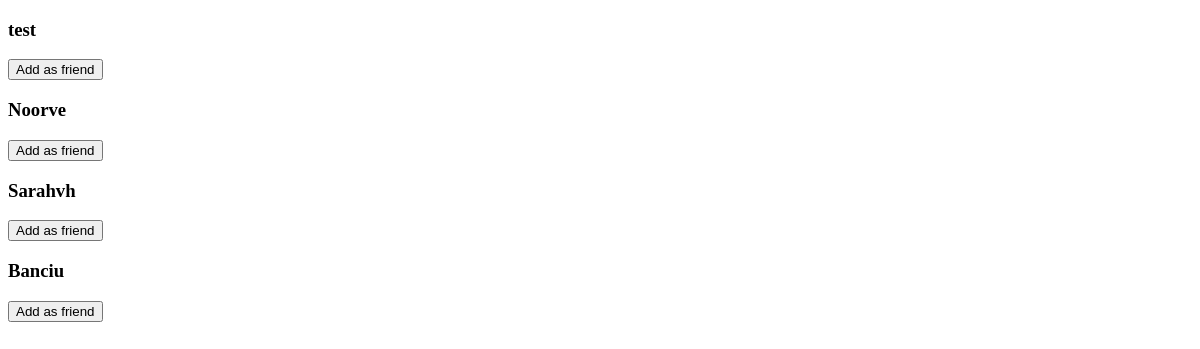
Before: /network.php with the older database file.
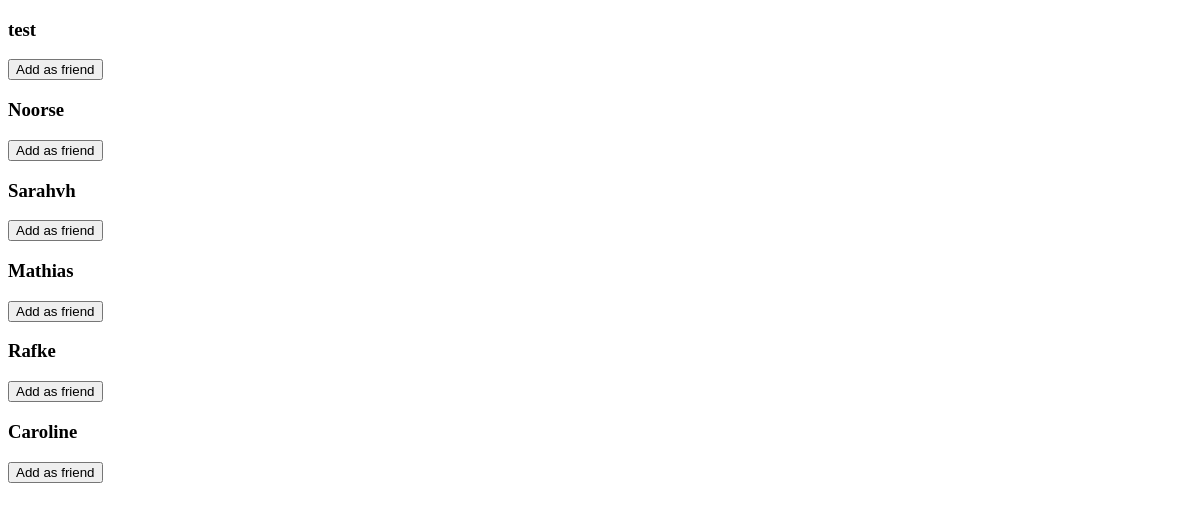
After: the same page with the newer database file.
### tables this page shows
CREATE TABLE `users` (
  `id` int(11) UNSIGNED NOT NULL,
  `firstname` varchar(255) DEFAULT NULL,
  `lastname` varchar(255) DEFAULT NULL,
  `username` varchar(255) DEFAULT NULL,
  `email` varchar(255) DEFAULT NULL,
  `password` varchar(255) DEFAULT NULL
);

### network.php (the view, shortened to what this page needs)
<!DOCTYPE html>
<html lang="en">
<head>
</head>
<body>
<?php
$pdo = Db::getInstance();
    $statement = $pdo->prepare('SELECT * FROM users');
    $statement->execute();
if ($statement->rowCount() > 0) {
    while ($fetch = $statement->fetch(PDO::FETCH_ASSOC)) {
        $id = $fetch['id'];
        $username = $fetch['username']; ?>
    <div>
    <?php
        if ($id != $_SESSION['uid']) {
            ?>
            <h3><?php echo $username; ?></h3>
    <div class="actions"><?php
            if (Friends::renderFriendShip($_SESSION['uid'], $id, 'isThereRequestPending') == 1) {
                ?>
                     <button class="request_pending" disabled>Request Pending</button>
                <?php
            } else {
                if (Friends::renderFriendShip($_SESSION['uid'], $id, 'isThereApprovalPending') == 1) {
                    ?>
                         <button class="friendBtn friendBtn<?php echo $id; ?> approve" data-uid='<?php echo $id; ?>' data-type='approvefriend'>Approve</button>
                         <button class='friendBtn friendBtn<?php echo $id; ?> unfriend' data-uid='<?php echo $id; ?>' data-type='destroyfriend'>Ignore</button>
                    <?php
                } else {
                    if (Friends::renderFriendShip($_SESSION['uid'], $id, 'isThereFriendShip') == 0) {
                        ?>
                        <button class='friendBtn friendBtn<?php echo $id; ?> add' data-uid='<?php echo $id; ?>' data-type='addfriend'>Add as friend</button>
                    <?php
                    }
                }
            } ?>
            </div><?php
        } else {
        } ?>
    </div>
    <?php
    }
}
?>
</body>
</html>

Changed rows visible on the page:
removed users: username "Banciu"
changed users: username "Noorve" → "Noorse"
added users: username "Mathias"
added users: username "Rafke"
added users: username "Caroline"
